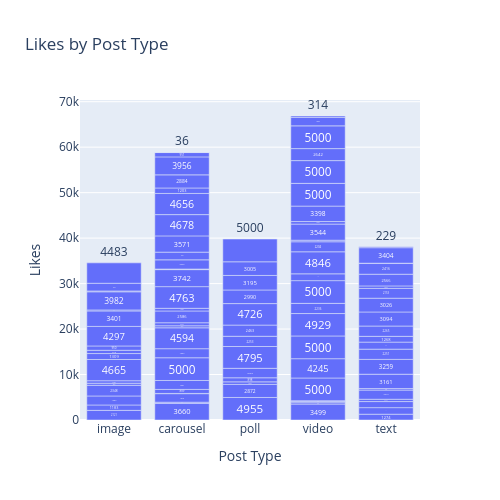

This figure's notebook cell:
### Code cell
fig=px.bar(df,x="post_type",y="likes",width=500,height=500,title="Likes by Post Type",text_auto=True)
fig.update_layout(xaxis_title="Post Type",yaxis_title="Likes")
fig.show()

### Figure 1 — Plotly figure (JSON) as saved in the notebook; plotly's stock layout.template omitted (floating-point values rounded to 4 significant figures)
{"data": [{"hovertemplate": "post_type=%{x}<br>likes=%{y}<extra></extra>", "legendgroup": "", "marker": {"color": "#636efa", "pattern": {"shape": ""}}, "name": "", "orientation": "v", "showlegend": false, "textposition": "auto", "texttemplate": "%{y}", "type": "bar", "x": ["image", "carousel", "poll", "image", "video", "carousel", "image", "text", "video", "carousel", "text", "video", "carousel", "text", "carousel", "image", "poll", "text", "text", "image", "poll", "carousel", "text", "carousel", "poll", "carousel", "text", "poll", "image", "carousel", "poll", "image", "video", "poll", "image", "video", "video", "poll", "video", "carousel", "carousel", "video", "carousel", "text", "video", "text", "poll", "video", "image", "text", "text", "image", "video", "image", "carousel", "image", "video", "video", "video", "carousel", "video", "carousel", "image", "carousel", "image", "text", "carousel", "video", "image", "text", "video", "carousel", "text", "video", "video", "text", "carousel", "poll", "carousel", "text", "video", "carousel", "video", "carousel", "text", "text", "text", "text", "carousel", "poll", "carousel", "video", "carousel", "image", "poll", "carousel", "video", "text", "poll", "image"], "xaxis": "x", "y": [2121, 3660, 4955, 1183, 3499, 256, 1982, 1274, 317, 1878, 1446, 304, 45, 1333, 889, 2348, 2872, 512, 2013, 455, 559, 1961, 332, 5000, 898, 1992, 3161, 2083, 548, 4594, 4795, 4665, 119, 2253, 1309, 5000, 4245, 2463, 5000, 447, 667, 4929, 2586, 3259, 2236, 2251, 4726, 5000, 725, 1551, 1268, 950, 1498, 4297, 592, 3401, 4846, 2204, 344, 4763, 3544, 3742, 227, 130, 3982, 2265, 2026, 560, 187, 3094, 3398, 1690, 3026, 5000, 5000, 2153, 3571, 2990, 4678, 553, 2642, 4656, 5000, 1203, 2566, 2416, 15, 3404, 2884, 3195, 3956, 1857, 951, 1694, 3005, 36, 314, 229, 5000, 4483], "yaxis": "y"}], "layout": {"barmode": "relative", "height": 500, "legend": {"tracegroupgap": 0}, "title": {"text": "Likes by Post Type"}, "width": 500, "xaxis": {"anchor": "y", "domain": [0, 1], "title": {"text": "Post Type"}}, "yaxis": {"anchor": "x", "domain": [0, 1], "title": {"text": "Likes"}}}}
